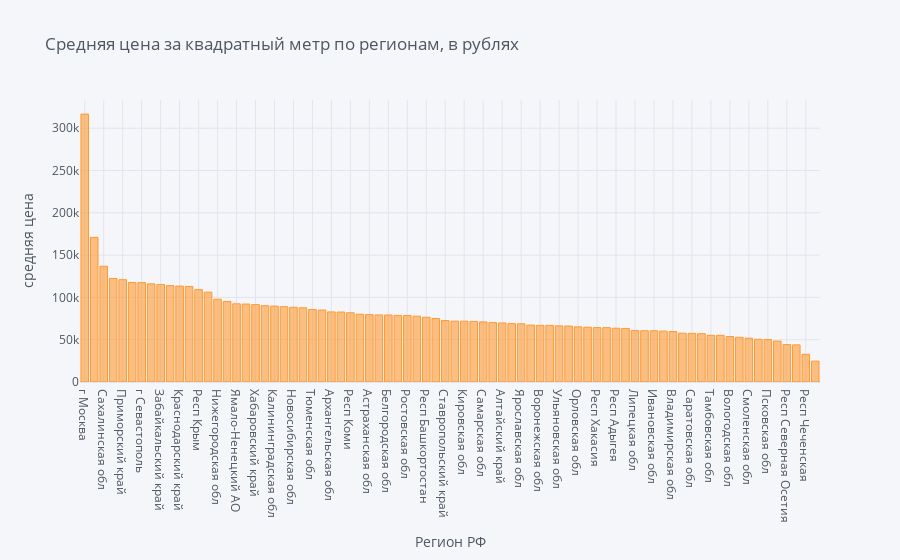

The notebook cell saved with this chart:
### Code cell
# столбчатый график средней цены кв.м. в регионе
mean_sqr_mtr = df_price.groupby('name_region')['objPriceAvg'].agg('mean').sort_values(ascending=False)
mean_sqr_mtr.iplot(kind='bar', xTitle='Регион РФ',
                        yTitle='средняя цена', title='Cредняя цена за квадратный метр по регионам, в рублях'
                       )

# сильно в отрыве Москва.
# Сахалин и Приморский край делят 2-5 места с МО и ЛО.
# Самое дешевое жилье в Дагестане и Чечне

### Figure 1 — Plotly figure (JSON) as saved in the notebook; plotly's stock layout.template omitted (floating-point values rounded to 4 significant figures)
{"data": [{"marker": {"color": "rgba(255, 153, 51, 0.6)", "line": {"color": "rgba(255, 153, 51, 1.0)", "width": 1}}, "name": "objPriceAvg", "orientation": "v", "text": "", "type": "bar", "x": ["г Москва", "г Санкт-Петербург", "Сахалинская обл", "Московская обл", "Приморский край", "Ленинградская обл", "г Севастополь", "Амурская обл", "Забайкальский край", "Респ Татарстан", "Краснодарский край", "Респ Саха /Якутия/", "Респ Крым", "Респ Тыва", "Нижегородская обл", "Свердловская обл", "Ямало-Ненецкий АО", "Иркутская обл", "Хабаровский край", "Респ Карелия", "Калининградская обл", "ХМАО", "Новосибирская обл", "Пермский край", "Тюменская обл", "Магаданская обл", "Архангельская обл", "Томская обл", "Респ Коми", "Красноярский край", "Астраханская обл", "Калужская обл", "Белгородская обл", "Респ Алтай", "Ростовская обл", "Тульская обл", "Респ Башкортостан", "Респ Удмуртская", "Ставропольский край", "Рязанская обл", "Кировская обл", "Волгоградская обл", "Самарская обл", "Новгородская обл", "Алтайский край", "Пензенская обл", "Ярославская обл", "Тверская обл", "Воронежская обл", "Респ Бурятия", "Ульяновская обл", "Курская обл", "Орловская обл", "Омская обл", "Респ Хакасия", "Чувашская Республика", "Респ Адыгея", "Респ Мордовия", "Липецкая обл", "Оренбургская обл", "Ивановская обл", "Кемеровская область", "Владимирская обл", "Брянская обл", "Саратовская обл", "Челябинская обл", "Тамбовская обл", "Респ Марий Эл", "Вологодская обл", "Курганская обл", "Смоленская обл", "Респ Калмыкия", "Псковская обл", "Респ Кабардино-Балкарская", "Респ Северная Осетия", "Костромская обл", "Респ Чеченская", "Респ Дагестан"], "y": [316700.0, 171000.0, 136846, 122400.0, 121000.0, 117600.0, 117500.0, 116100.0, 115200.0, 113900.0, 113400.0, 113000.0, 109200.0, 106200.0, 97800.0, 95200.0, 92420.0, 92160.0, 91460.0, 90150.0, 89730.0, 89010.0, 88350.0, 87700.0, 85710.0, 85070, 82850.0, 82710.0, 81850.0, 80140.0, 79649, 79270.0, 79190.0, 78680.0, 78550.0, 77820.0, 76560.0, 75050.0, 72610.0, 71970.0, 71860.0, 71620.0, 71050.0, 70180.0, 69780.0, 69020.0, 68820.0, 67310.0, 66970.0, 66960.0, 66330.0, 66170.0, 65200.0, 64810.0, 64300.0, 64240.0, 63570.0, 63346, 60800.0, 60610.0, 60590.0, 60160.0, 59650.0, 57730.0, 57480.0, 57150.0, 55220.0, 55180.0, 53750.0, 52860.0, 51810.0, 50480.0, 50290.0, 48390.0, 44160.0, 43900.0, 32740.0, 24700.0]}], "layout": {"legend": {"bgcolor": "#F5F6F9", "font": {"color": "#4D5663"}}, "paper_bgcolor": "#F5F6F9", "plot_bgcolor": "#F5F6F9", "title": {"font": {"color": "#4D5663"}, "text": "Cредняя цена за квадратный метр по регионам, в рублях"}, "xaxis": {"gridcolor": "#E1E5ED", "showgrid": true, "tickfont": {"color": "#4D5663"}, "title": {"font": {"color": "#4D5663"}, "text": "Регион РФ"}, "zerolinecolor": "#E1E5ED"}, "yaxis": {"gridcolor": "#E1E5ED", "showgrid": true, "tickfont": {"color": "#4D5663"}, "title": {"font": {"color": "#4D5663"}, "text": "средняя цена"}, "zerolinecolor": "#E1E5ED"}}}
